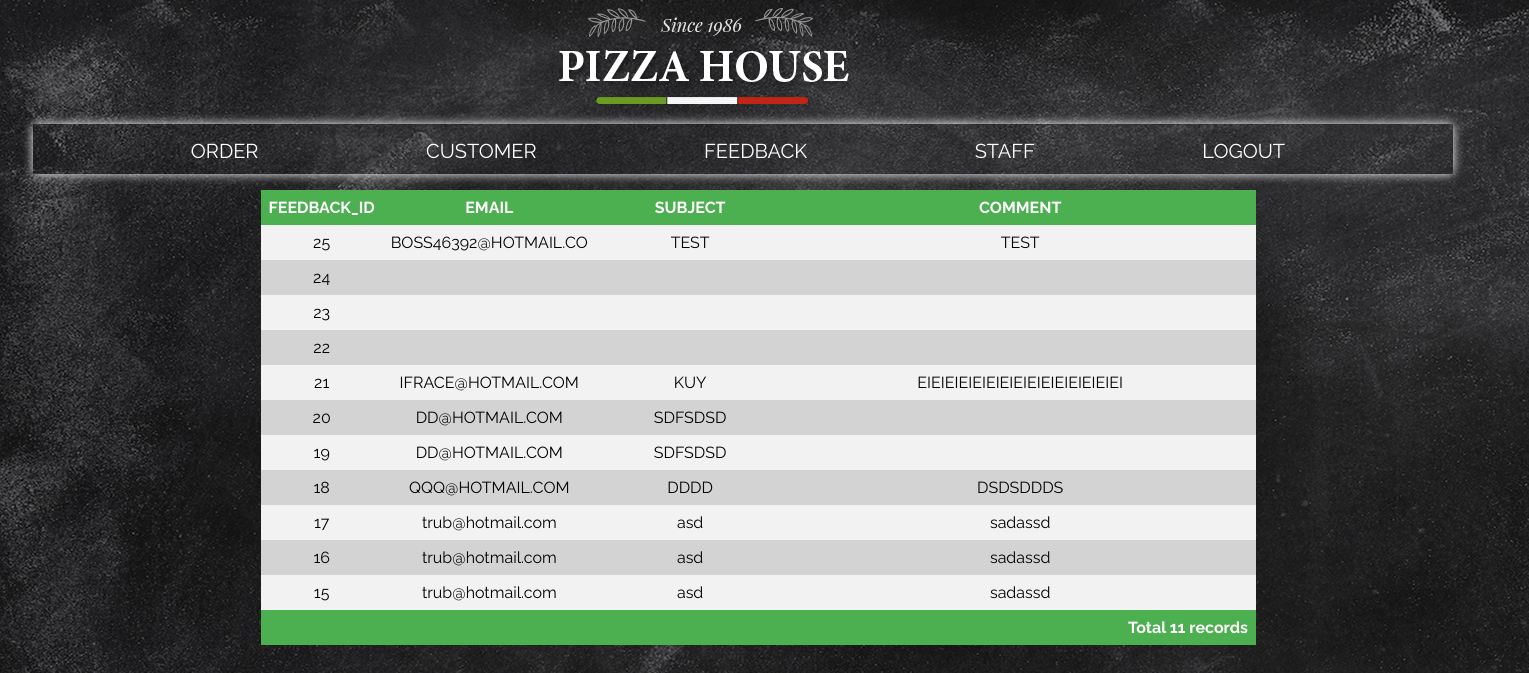
/FEEDBACK.php, run on the app's committed database.
### tables this page shows
CREATE TABLE `feedback` (
  `FEEDBACK_ID` int(10) NOT NULL,
  `EMAIL` varchar(20) NOT NULL,
  `FSUBJECT` varchar(20) NOT NULL,
  `COMMENT` varchar(200) NOT NULL
);

### FEEDBACK.php (the view, shortened to what this page needs)
<!DOCTYPE html>
<html lang="en">
<head>
    <link rel="stylesheet" href="css/style8.css">
</head>
<body>
<div class="menubar1" >
                <div class="container">
                    <div class="logo">
                        <img src="logo.png" >
                    </div>
                    <ul class="menu">
                    <li>
                    <a href="orderAD.php">ORDER</a>
                    </li>
                    <li>
                    <a href="amcustomer.php">CUSTOMER</a>
                    </li>
                    <li>
                    <a href="FEEDBACK.php">FEEDBACK</a>
                    </li>
                    <li>
                    <a href="ADMINstaff.php" >STAFF</a>
                    </li>
                    <li>
                        <a href="inup.php">LOGOUT</a>
                    </li>
                </ul>
                </div>
            </div>
                <?php
				require_once('dbcon.php');
			?>
</head>
            <table>
                <col width="10%">
                <col width="20%">
                <col width="20%">
                <col width="50%">
            <?php
                echo'<tr>
                    <th>FEEDBACK_ID</th>
                    <th>EMAIL</th>
                    <th>SUBJECT</th>
                    <th>COMMENT</th>
                </tr>';
                ?>
                <?php
				 	$q="SELECT * from feedback ORDER BY FEEDBACK_ID DESC";
					$result=$mysqli->query($q);
				 while($row=$result->fetch_array()){ ?>
                 <tr>
                    <td align=center><?=$row['FEEDBACK_ID']?></td>
                    <td align=center><?=$row['EMAIL']?></td>
                    <td align=center><?=$row['FSUBJECT']?></td>
                    <td align=center><?=$row['COMMENT']?></td>
                </tr>
				<?php } ?>
			<?php $count=$result->num_rows;
					echo "<tr><th colspan=4 align=right>Total $count records</th></tr>";
		 ?>
            </table>
        </html>
</body>

### css/style8.css (style rules this page uses)
body { margin-left: 2%; margin-right: 5%; padding: 500; font-family: 'Raleway', sans-serif; background: #666 url(../bg1.jpg); }
.menubar1 { margin-left: 3%; }
.menubar1 .menu { width: 100%; height: 50px; background: #ffffff00; box-shadow: 0 0 10px rgb(255, 255, 255); }
.menubar1 ul.menu { list-style: none; float: right; }
.menubar1 ul.menu li { padding-top: 15px; float: left; margin-left: 2%; margin-right: 50px; }
.menubar1 ul.menu li a { text-decoration: none; color: rgb(255, 255, 255); border-bottom: 2px solid transparent; padding-bottom: 20px; transition: all 0.3s ease; font-size: 20px; margin-left: 90px; }
.menubar1 .logo { width: 100%; height: 100px; padding-left: 35%; }

### FEEDBACK.php (style rules this page uses)
table { border-collapse: collapse; width: 70%; margin-left: 230px; }
th, td { padding: 8px; }
tr:nth-child(even) { background-color: #f2f2f2 }
tr:nth-child(odd) { background-color: #D3D3D3 }
th { background-color: #4CAF50; color: white; }

### data on the page
feedback: FEEDBACK_ID "25", EMAIL "BOSS46392@HOTMAIL.CO", FSUBJECT "TEST", COMMENT "TEST"
feedback: FEEDBACK_ID "24"
feedback: FEEDBACK_ID "23"
feedback: FEEDBACK_ID "22"
feedback: FEEDBACK_ID "21", EMAIL "IFRACE@HOTMAIL.COM", FSUBJECT "KUY", COMMENT "EIEIEIEIEIEIEIEIEIEIEIEIEIEIEI"
feedback: FEEDBACK_ID "20", EMAIL "DD@HOTMAIL.COM", FSUBJECT "SDFSDSD"
feedback: FEEDBACK_ID "19", EMAIL "DD@HOTMAIL.COM", FSUBJECT "SDFSDSD"
feedback: FEEDBACK_ID "18", EMAIL "QQQ@HOTMAIL.COM", FSUBJECT "DDDD", COMMENT "DSDSDDDS"
feedback: FEEDBACK_ID "17", EMAIL "trub@hotmail.com", FSUBJECT "asd", COMMENT "sadassd"
feedback: FEEDBACK_ID "16", EMAIL "trub@hotmail.com", FSUBJECT "asd", COMMENT "sadassd"
feedback: FEEDBACK_ID "15", EMAIL "trub@hotmail.com", FSUBJECT "asd", COMMENT "sadassd"

### other printed values
$count "11"
